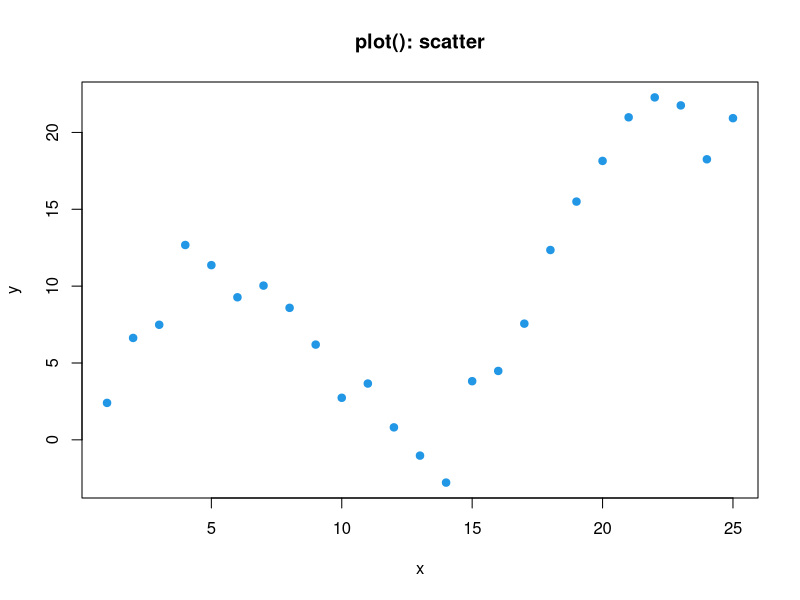
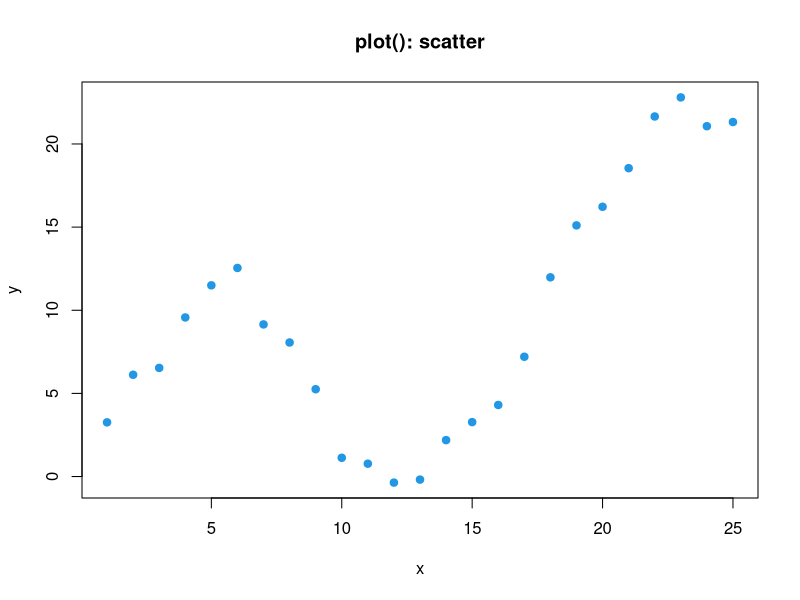
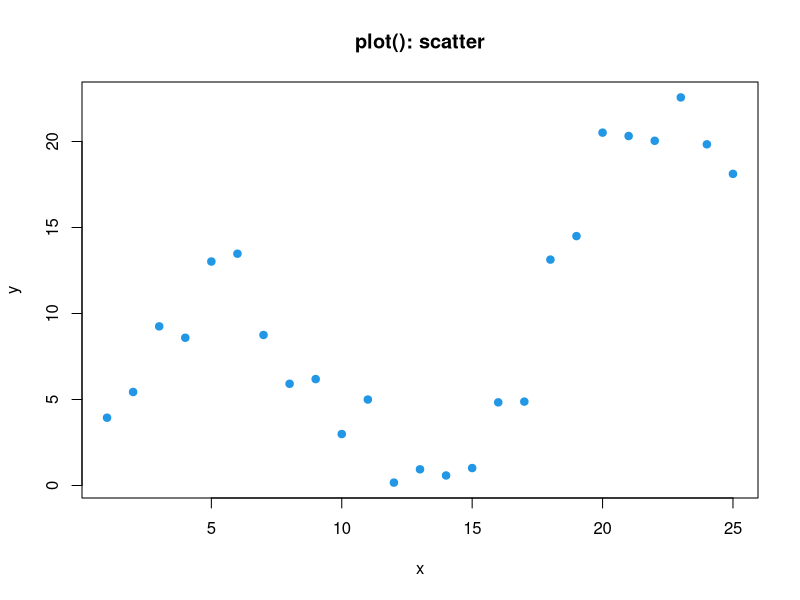
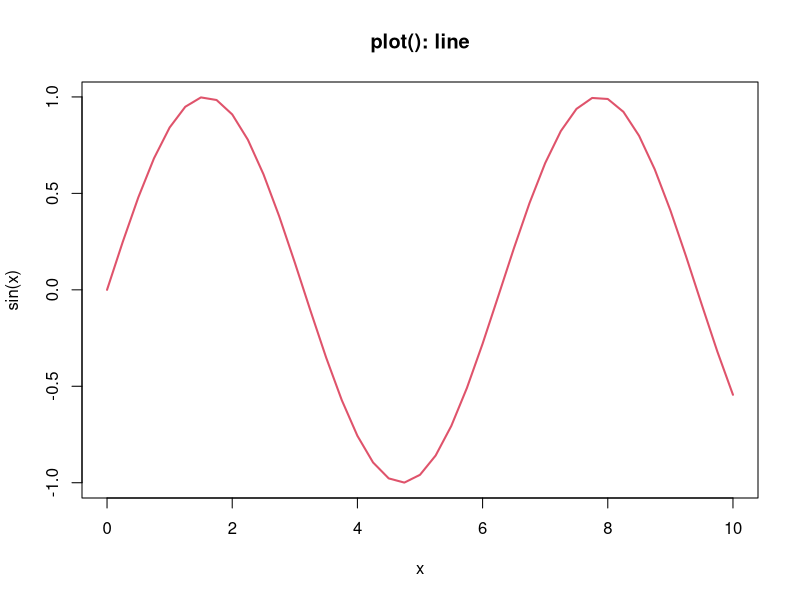
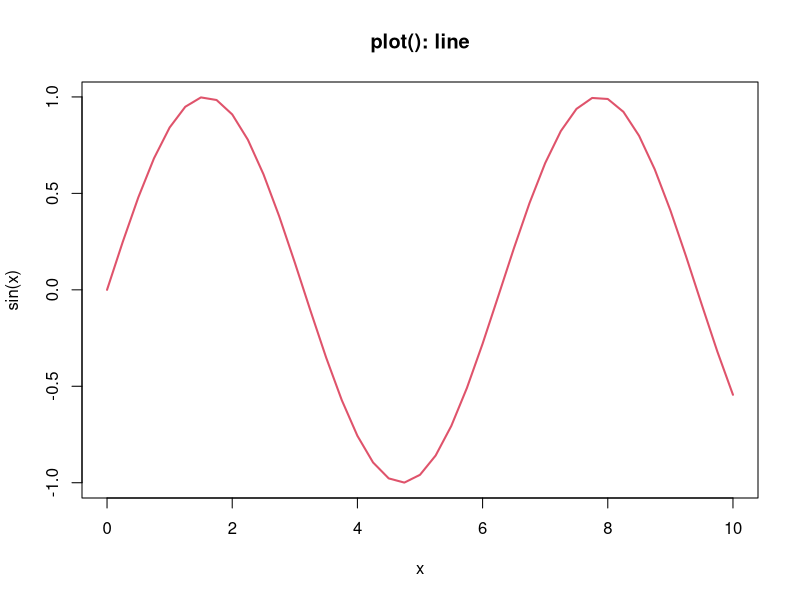
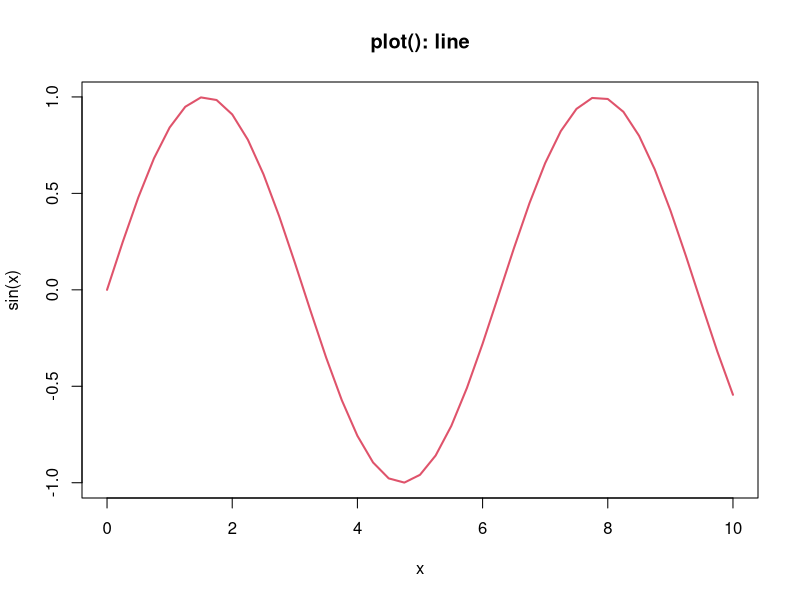
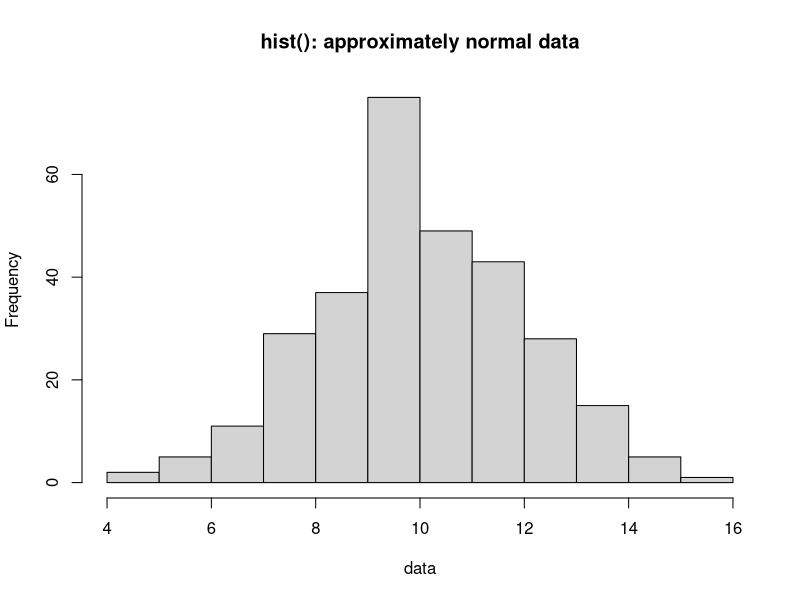
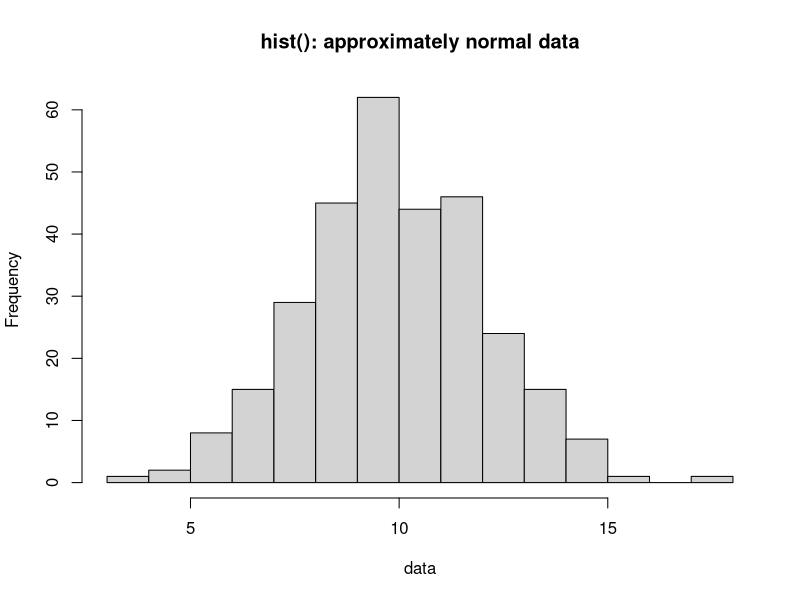

These charts were generated, in order, by the following R code:
# Generates the real-R equivalent of each plot in `examples/gallery.rs`,
# for visual side-by-side comparison against `gallery_output/`.
#
# Run with: Rscript examples/gen_reference.R
# (from the crate root; writes into reference_output/)

set.seed(1) # note: R's RNG differs from the tiny PRNG gallery.rs uses,
            # so data won't match exactly - these are for *visual style*
            # comparison (margins, tick placement, fonts, colors), not
            # pixel-identical output.

dir.create("reference_output", showWarnings = FALSE)

save_all <- function(name, width, height, draw) {
  pdf(file.path("reference_output", paste0(name, ".pdf")), width = width, height = height)
  draw()
  dev.off()

  svg(file.path("reference_output", paste0(name, ".svg")), width = width, height = height)
  draw()
  dev.off()

  png(file.path("reference_output", paste0(name, ".png")), width = width, height = height,
      units = "in", res = 150)
  draw()
  dev.off()

  cat(sprintf("wrote reference_output/%s.{pdf,svg,png}\n", name))
}

save_all("plot_scatter", 6, 4, function() {
  x <- 1:25
  y <- sin(x * 0.35) * 8 + x * 0.6 + rnorm(25, sd = 1.5)
  plot(x, y, pch = 19, col = "#2297E6", main = "plot(): scatter", xlab = "x", ylab = "y")
})

save_all("plot_line", 6, 4, function() {
  x <- seq(0, 10, by = 0.25)
  y <- sin(x)
  plot(x, y, type = "l", col = "#DF536B", lwd = 2, main = "plot(): line", xlab = "x", ylab = "sin(x)")
})

save_all("hist", 6, 4, function() {
  data <- rnorm(300, mean = 10, sd = 2)
  hist(data, main = "hist(): approximately normal data")
})

save_all("barplot", 6, 4, function() {
  heights <- c(A = 23, B = 41, C = 12, D = 35, E = 28)
  barplot(heights, main = "barplot()", ylab = "value")
})

save_all("boxplot", 6, 4, function() {
  ctrl <- c(rnorm(40, 10, 2), 20)
  treatA <- rnorm(40, 14, 3)
  treatB <- c(rnorm(40, 9, 1.5), 2, 16)
  boxplot(ctrl, treatA, treatB, names = c("Ctrl", "Treat A", "Treat B"),
          main = "boxplot()", ylab = "value")
})

save_all("pie", 6, 6, function() {
  values <- c(18, 25, 12, 30, 15)
  labels <- c("Alpha", "Beta", "Gamma", "Delta", "Epsilon")
  pie(values, labels = labels, main = "pie()")
})

cat("\nReference gallery complete. See reference_output/ for comparison.\n")
